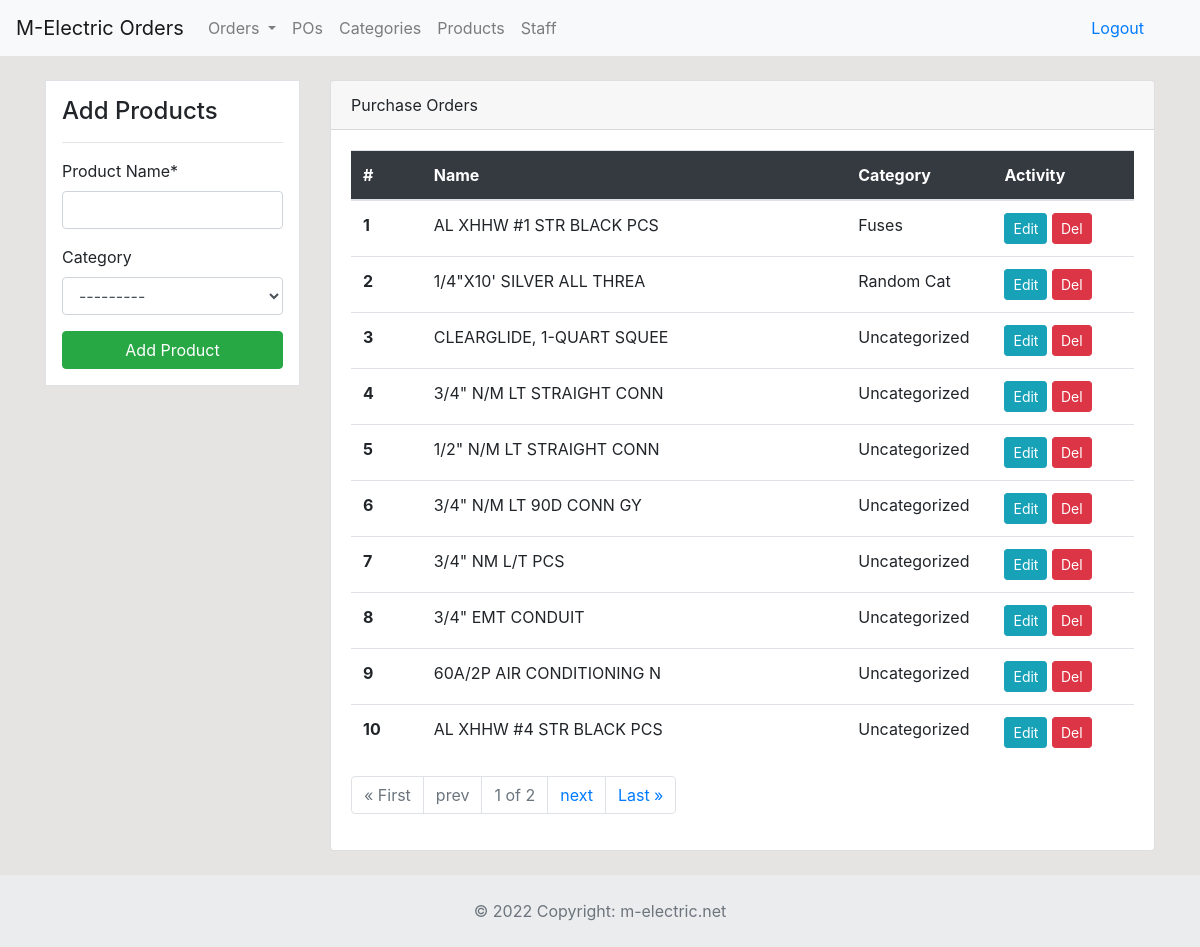
Page /products (signed in) on the earlier database version.
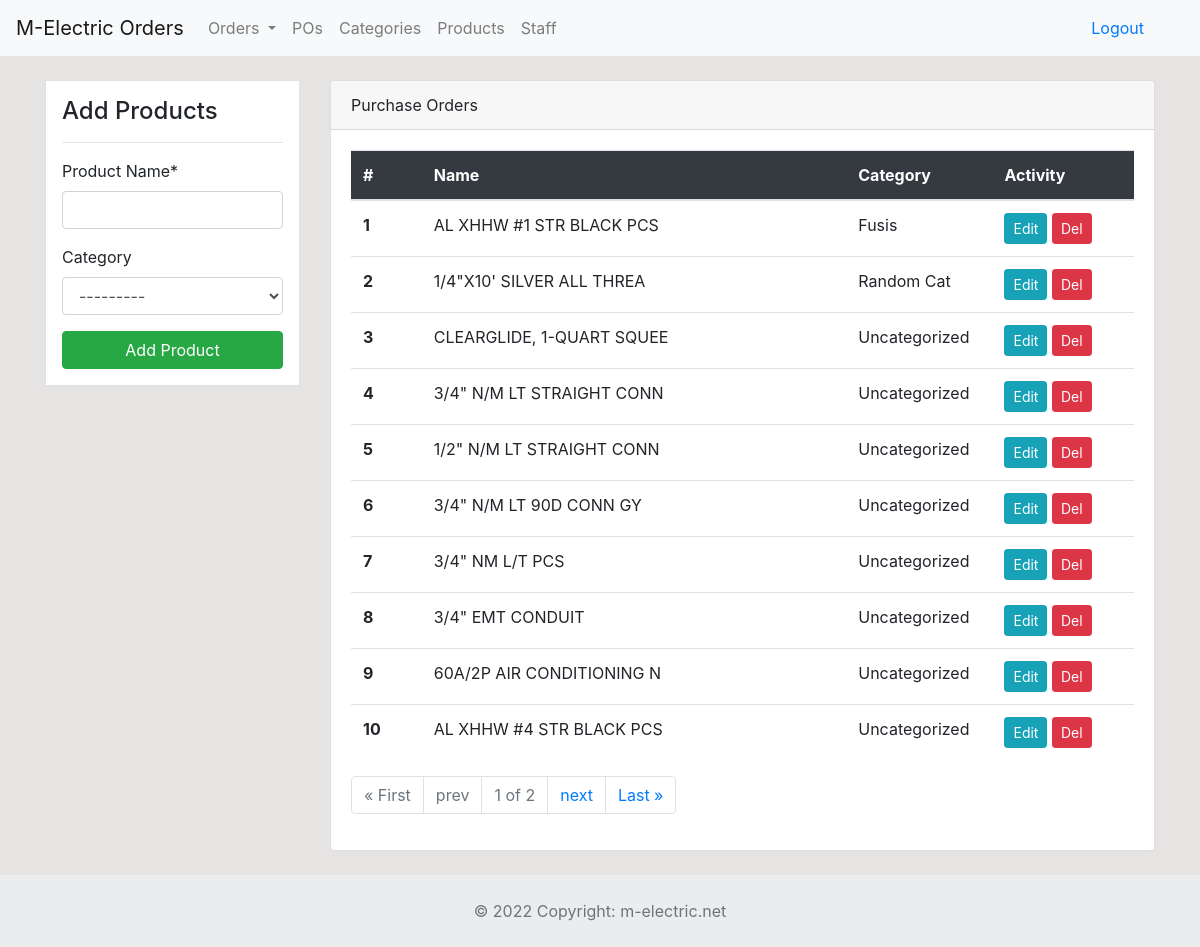
Same page on the later database version.
### dashboard/models.py (models this page shows, shortened)
class Product(models.Model):
	product_name = models.CharField('Product Name', max_length=100)
	category = models.ForeignKey(Category, blank=True, null=True, on_delete=models.CASCADE)

class Category(models.Model):
	category_name = models.CharField('Category', max_length=50)
	def __str__(self):
		return self.category_name

### dashboard/views.py (the view)
# urls.py: path('products', views.products, name='products'),
@login_required
def products(request):
    products_list = Product.objects.all().order_by('-id')
    products_paginator = Paginator(Product.objects.all().order_by('-id'), 10)
    requested_page = request.GET.get('page')
    all_products = products_paginator.get_page(requested_page)
    if request.method == 'POST':
        form = ProductForm(request.POST)
        if form.is_valid:
            form.save()
            return redirect('products')
    else:
        form = ProductForm()
    context = {
        'products_list': products_list,
        'form': form,
        'all_products': all_products
    }
    return render(request, 'dashboard/products.html', context)

### dashboard/forms.py
class ProductForm(forms.ModelForm):
    class Meta:
        model = Product
        fields = ['product_name','category']

### templates/dashboard/products.html (shortened to what the changed rows need)
{% extends 'partials/base.html' %}
{% load crispy_forms_tags %}
{% block content %}
{% if user.is_authenticated and user.is_staff %}
<div class="container">
    <div class="row my-4">
        <div class="col-md-9">
            <div class="card pl-0">
                <div class="card-body">
                    <div class="col-md-12 pl-0 pr-0">
                        <div class="table-responsive">
                            <table class="table bg-white">
                                <thead class="bg-dark">
                                    <tr class="text-white">
                                        <th scope="col" class="col-1" >#</th>
                                        <th scope="col" class="col-6">Name</th>
                                        <th scope="col" class="col-2">Category</th>
                                        <th scope="col" class="col-2">Activity</th>
                                    </tr>
                                </thead>
                                <tbody>
                                    {% for product in all_products %}
                                    <tr>
                                        <th scope="row">{{ forloop.counter }}</th>
                                        <td>{{ product.product_name }}</td>
                                            {% if product.category %}
                                            <td>{{ product.category }}</td>
                                            {% else %}
                                            <td>Uncategorized</td>
                                            {% endif %}
                                        <td>
                                            <a class="btn btn-info btn-sm" href="{% url 'product-update' product.id %}">Edit</a>
                                            <a class="btn btn-danger btn-sm" href="{% url 'product-delete' product.id %}">Del</a>
                                        </td>
                                    </tr>
                                    {% endfor %}
                                </tbody>
                            </table>
                        </div>
                    </div>
                </div>
            </div>
        </div>
    </div>
</div>
{% endif %}
{% endblock %}

Differences in the rows shown:
changed through a linked row, Product "AL XHHW #1 STR BLACK PCS": category "Fuses" → "Fusis"
